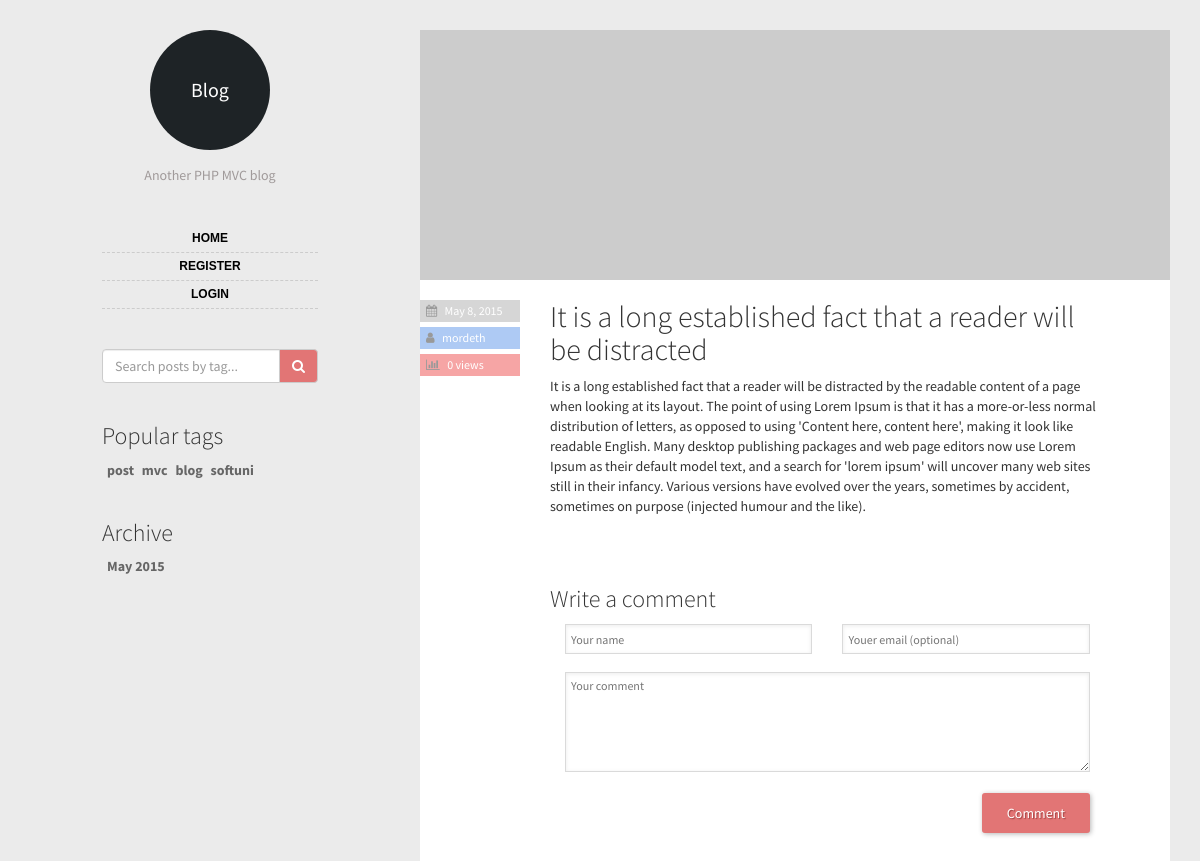
The app's page /index.php/posts/view/6, older data.
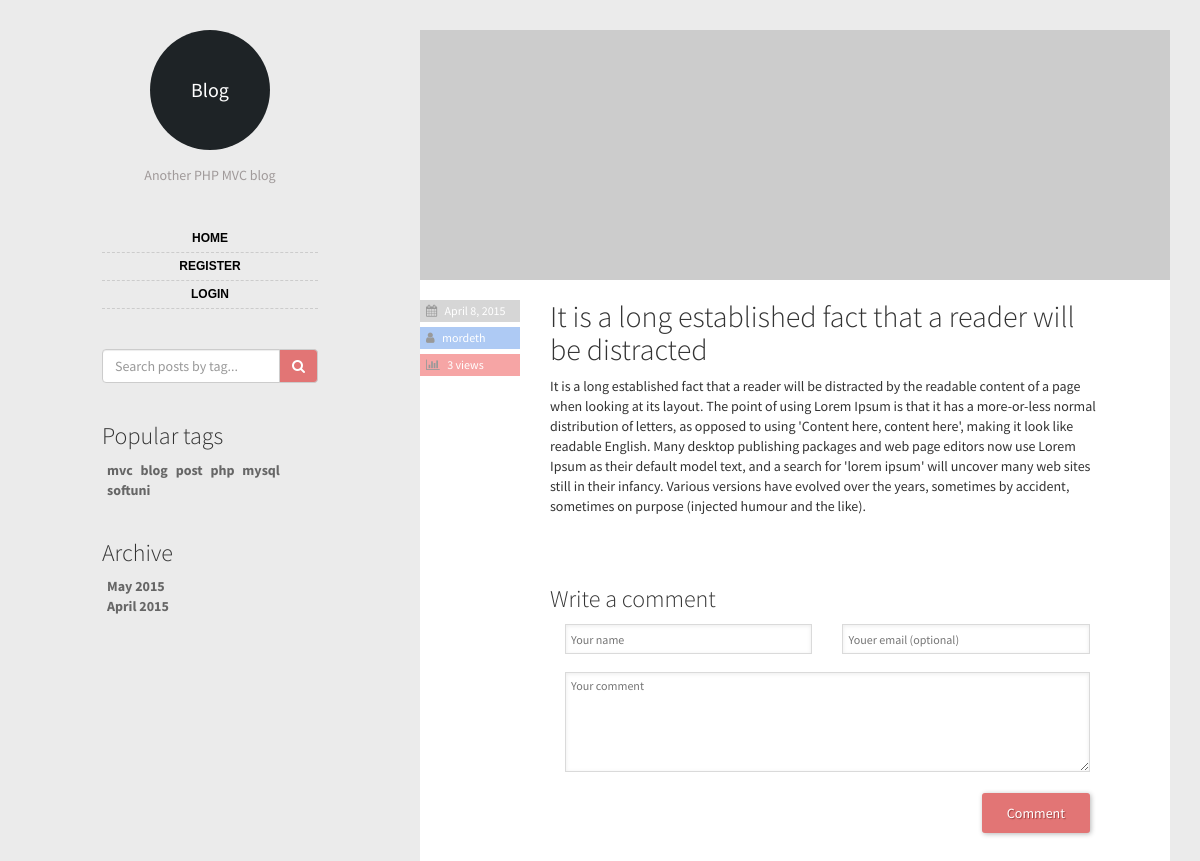
The same page, newer data.
### tables this page shows
CREATE TABLE IF NOT EXISTS `tags` (
`id` int(11) NOT NULL,
  `title` varchar(200) NOT NULL,
  `post_id` int(11) NOT NULL
);

CREATE TABLE IF NOT EXISTS `posts` (
`id` int(11) NOT NULL,
  `title` varchar(200) NOT NULL,
  `content` text NOT NULL,
  `date` timestamp NOT NULL DEFAULT CURRENT_TIMESTAMP,
  `author` int(11) NOT NULL,
  `views` int(11) NOT NULL
);

### includes/auth.class.php (called while the page is built, shortened)
<?php
class UserAuth {
	public static function get_instance() {
		static $instance = null;
		if ( null === $instance ) {
			$instance = new static();
		}
		return $instance;
	}
	public function get_user() {
		if ( isset( $_SESSION['user'] )  ) {
			return array(
					'user' => $_SESSION['user'],
					'user_id' => $_SESSION['user_id']
			);
		} else {
			return array();
		}
	}
}
?>

### controllers/MainController.php (called while the page is built, shortened)
<?php
class Main_Controller {
	protected $layout = 'posts.php';
	protected $views =  '/views/layouts/';
	public function __construct( $model = 'main', $views = '/views/posts/' ) {
		$this->views = $views;
		$user_auth = UserAuth::get_instance();
		$this->model = new $model_class( array( 'table' => 'none' ) );
		$this->popular_tags = $this->model->most_popular_tags();
		$this->archives = $this->model->getPostDates();
	}
	public function renderView() {
		include_once('views/layouts/header.php');
		include_once('views/layouts/sidebar.php');
		include_once ROOT_DIR . $this->views . $this->layout;
		include_once('views/layouts/footer.php');
	}
}
?>

### models/BaseModel.php (called while the page is built, shortened)
<?php
class Base_Model {
	protected $db;
	protected $table;
	public function __construct( $args = array() ) {
		$args = array_merge( array(
			'where' => '',
			'columns' => '*',
			'limit' => 0
		), $args );
		if(empty($table)) {
			$table = 'posts';
		}
		extract( $args );
		$this->table = $table;
		$instance = DB_class::get_instance();
		$this->db = $instance::get_db();
	}
	public function update( $model ) {
		$query = "UPDATE " . $this->table . " SET ";
		foreach( $model as $key => $value ) {
			if( $key === 'id' ) continue;
			$query .= "$key = '" . $this->db->real_escape_string( $value ) . "',";
		}
		$query = rtrim( $query, "," );
		$query .= " WHERE id = " . $model['id'];
		$this->db->query( $query );
		return $this->db->affected_rows;
	}
	public function find( $args = array() ) {
		$args = array_merge( array(
			'table' => $this->table,
			'where' => '',
			'columns' => '*',
			'limit' => 0
		), $args );
		extract( $args );
		$query = "select {$columns} from {$table}";
		if( ! empty( $where ) ) {
			$query .= ' where ' . $where;
		}
		$query .= ' order by `id` DESC';
		$results = $this->db->query( $query );
		$result = $this->handle_result( $results );
		return $result;
	}
	protected function handle_result( $result ) {
		$results = array();
		if( ! empty( $result ) && $result->num_rows > 0) {
			while($row = $result->fetch_assoc()) {
				$results[] = $row;
			}
		}
		return $results;
	}
	public function most_popular_tags() {
		$statement = $this->db->query("SELECT id, title, count(*) as cnt FROM tags GROUP BY  title ORDER BY cnt DESC LIMIT 10");
		return $statement->fetch_all();
	}
	public function list_post($id) {
		$id = $id[0];
		$post = $this->find(array( 'where' => 'id = "' .$id.'"' ));
		$author = $this->find( array( 'table' => 'users', 'where' => 'id = "' .$post[0]['author'].'"' ) );
		$post[0]['author_user'] = $author[0]['username'];
		$tags = $this->find( array( 'table' => 'tags', 'where' => 'post_id = "' .$id.'"' ) );
		$post[0]['tags'] = $tags;
		return $post;
	}
	public function getPostDates() {
        $dates = array();
		$statement = $this->db->query('SELECT MONTH(p.date) AS month, MONTHNAME(p.date) AS monthname, ' .
            'YEAR(p.date) AS year FROM posts p '.
            'GROUP BY CONCAT(YEAR(p.date), MONTH(p.date)) DESC');
		while ($date = $statement->fetch_assoc()) {
			$dates[] = $date;
		}
        return $dates;
    }
}

### includes/db.class.php (called while the page is built)
<?php
class DB_Class {
	private static $db;
	public function __construct() {
		$db = new mysqli(DB_HOST, DB_USER, DB_PASS, DB_NAME );
		self::$db = $db;
		self::$db->set_charset("utf8");
	}
	public static function get_instance() {
		static $instance = null;
		if( null === $instance ) {
			$instance = new static();
		}
		return $instance;
	}
	public static function get_db() {
		return self::$db;
	}
}

### controllers/PostsController.php (called while the page is built, shortened)
<?php
class Posts_Controller extends Main_Controller {
	public function __construct() {
		parent::__construct( 'posts', '/views/posts/' );
	}
	public function view($id) {
		$views_count = $this->model->find(array( 'columns' => 'views', 'where' => 'id = "' .$id[0].'"' ));
		$views_count = $views_count[0]['views'] + 1;
		$views = array(
			'id' => $id[0],
			'views' => $views_count
		);
		$this->model->update( $views );
		$this->post = $this->model->list_post($id);
		$this->renderView();
	}
}
?>

### views/posts/post.php (the view, shortened to what this page needs)
<?php
if(!empty($this->post)) {
	$post = $this->post[0];
?>
	<div class="post marginTop">
		<div class="postImage"><img src="http://lorempixel.com/700/250" alt="Image"></div>
		<div class="row">
			<div class="col-md-2">
				<div class="smallbox published"><i class="fa fa-calendar"></i> <?php echo date("F j, Y", strtotime($post['date'])); ?></div>
				<div class="smallbox author"><i class="fa fa-user"></i> <a href="<?php echo ROOT_URL; ?>posts/byauthor/<?php echo $post['author']; ?>"><?php echo $post['author_user']; ?></a></div>
				<div class="smallbox views"><i class="fa fa-bar-chart"></i> <?php echo $post['views']; ?> views</div>
			</div>
			<div class="col-md-9">
				<h2><?php echo $post['title']; ?></h2>
				<div class="postContent">
					<?php echo $post['content']; ?>
				</div>
				<div class="tags">
				</div>
			</div>
		</div>
		<div class="row comments">
			<div class="col-md-2"></div>
			<div class="col-md-9">
				<h3 class="marginTop">Write a comment</h3>
				<form method="POST">
					<?php if(!isset($_SESSION['user_id']) || empty($_SESSION['user_id'])): ?>
					<div class="col-md-6">
						<input type="text" name="name" placeholder="Your name">
					</div>
					<div class="col-md-6">
						<input type="email" name="email" placeholder="Youer email (optional)">
					</div>
					<?php endif; ?>
					<div class="col-md-12">
						<textarea name="text" placeholder="Your comment"></textarea>
					</div>
					<div class="col-md-12"><input type="submit" name="submit" value="Comment" class="button"></div>
				</form>
			</div>
		</div>
	</div>
<?php
}

### index.php (shortened to what this page needs)
<?php
$request_url = $_SERVER['REQUEST_URI'];
require_once('includes/db.class.php');
require_once('includes/auth.class.php');
include_once('controllers/MainController.php');
include_once('models/BaseModel.php');
$controller = 'Main';
$action = 'render';
$requestPath = parse_url($request_url, PHP_URL_PATH);
$requestPath = substr( $requestPath, strlen( ROOT_URL ) );
$requestParts = explode('/', $requestPath);
if (count($requestParts) >= 1 && $requestParts[0] != '') {
    $controller = strtolower($requestParts[0]);
}
if (count($requestParts) >= 2 && $requestParts[1] != '') {
    $action = $requestParts[1];
}
$params = [];
if (count($requestParts) >= 3) {
    $params = array_splice($requestParts, 2);
}
if ( isset( $controller ) && file_exists( 'controllers/' . ucfirst($controller) . 'Controller.php' ) ) {
	$instance = new $controller_class();
	if( method_exists( $instance, $action ) ) {
		call_user_func_array( array( $instance, $action ), array( $params ) );
	} else {
		call_user_func_array( array( $instance, 'index' ), array() );
	}
} else {
	$main = new Main_Controller();
	$main->render();
}
?>

### views/layouts/header.php (shortened to what this page needs)
<!DOCTYPE html>
<html lang="en">
<head>
    <link href="<?php echo ROOT_URL; ?>assets/css/bootstrap.min.css" rel="stylesheet">
    <link href="<?php echo ROOT_URL; ?>assets/css/bootstrap-tagsinput.css" rel="stylesheet">
    <link href="<?php echo ROOT_URL; ?>assets/css/style.css" rel="stylesheet">
	<link rel="stylesheet" href="//maxcdn.bootstrapcdn.com/font-awesome/4.3.0/css/font-awesome.min.css">
</head>
<body>
    <div class="container">

### views/layouts/sidebar.php (shortened to what this page needs)
<div class="row">
	<div class="col-md-4 sidebar">
		<div class="logo">Blog</div>
		<div class="description">Another PHP MVC blog</div>
		<ul class="nav">
			<li>
				<a href="<?php echo ROOT_URL; ?>">Home</a>
			</li>
			<?php if(empty($this->logged_in_user)) { ?>
			<li>
				<a href="<?php echo ROOT_URL; ?>user/register">Register</a>
			</li>
			<li>
				<a href="<?php echo ROOT_URL; ?>user/login">Login</a>
			</li>
			<?php } ?>
		</ul>
		<div class="search">
			<form class="input-group form-group" method="post" action="<?php echo ROOT_URL; ?>posts/search">
				<input type="text" class="form-control" placeholder="Search posts by tag..." name="search">
				<span class="input-group-btn">
					<button type="submit" class="btn btn-default button">
						<span class="fa fa-search" aria-hidden="true"></span>
					</button>
				</span>
			</form>
		</div>
		<div class="popular_tags">
			<?php if(!empty($this->popular_tags)): ?>
				<h3>Popular tags</h3>
				<ul>
				<?php foreach($this->popular_tags as $tag): ?>
					<?php if(!empty($tag[1])): ?>
						<li><a href="<?php echo ROOT_URL; ?>posts/bytag/<?php echo $tag[1]; ?>"><?php echo $tag[1]; ?></a></li>
					<?php endif; ?>
				<?php endforeach; ?>
				</ul>
			<?php endif; ?>
		</div>
		<div class="archive">
			<?php if(!empty($this->archives)): ?>
				<h3>Archive</h3>
				<ul>
				<?php foreach($this->archives as $archive): ?>
					<li><a href="<?php echo ROOT_URL; ?>posts/bydate/<?= $archive['year'] . '/' . $archive['month'] ?>"><?= $archive['monthname'] . ' ' . $archive['year'] ?></a></li>
				<?php endforeach; ?>
				</ul>
			<?php endif; ?>
		</div>
	</div>
	<div class="col-md-8">

### views/layouts/footer.php (shortened to what this page needs)
			</div>
		</div>
	</div>
</body>

### assets/css/style.css (style rules this page uses)
body { background: #ebebeb; font-family: Source sans pro, sans; }
.sidebar, .marginTop, .content { margin-top: 30px; }
h1, h2, h3 { font-weight: 300; }
.logo { width: 120px; height: 120px; background: #1e2326; color: #fff; border-radius: 50%; margin: 0px auto; text-align: center; line-height: 120px; font-size: 20px; }
.description { color: #a09a9a; text-align: center; font-size: 14px; padding-top: 15px; }
.post { background: #fff; margin-bottom: 30px; padding-bottom: 30px; }
.tags { padding-top: 10px; }
.postImage img { width: 100%; }
.postImage { max-height: 250px; overflow: hidden; }
.sidebar .nav { margin-top: 40px; }
.sidebar .nav li { background: none; text-align: center; }
.sidebar .nav li a { color: #000; font-weight: bold; text-transform: uppercase; font-size: 12px; padding: 0px; font-family: Arial; padding: 5px 0px; border-bottom: 1px dashed #ccc; margin: 0px auto; width: 60%; }
.published { margin-top: 20px; }
.smallbox { background: #d6d6d6; color: #fff; width: 100%; height: 22px; line-height: 22px; font-size: 12px; margin-bottom: 5px; }
.author { background: #aecaf4 }
.views { background: #f6a5a5 }
.smallbox a { color: #fff; }
.smallbox i { color: #999; margin-left: 6px; margin-right: 5px; }
.comments { margin-top: 30px; }
.content input[type="text"], .content input[type="email"], .content input[type="password"], .content textarea, .content select , .bootstrap-tagsinput, .comments input[type="text"], .comments input[type="email"], .comments input[type="password"], .comments textarea { border: 1px solid #DADADA; color: #888; height: 30px; margin-bottom: 16px; margin-right: 6px; margin-top: 2px; outline: 0 none; padding: 3px 3px 3px 5px; width: 100%; font-size: 12px; line-height:15px; box-shadow: inset 0px 1px 4px #ECECEC; -moz-box-shadow: inset 0px 1px 4px #ECECEC; -webkit-box-shadow: inset 0px 1px 4px #ECECEC; }
.content textarea, .comments textarea { padding: 5px 3px 3px 5px; }
.content textarea, .comments textarea { height:100px; }
.content .button, .comments .button { background: #E27575; border: none; padding: 10px 25px 10px 25px; color: #FFF; box-shadow: 1px 1px 5px #B6B6B6; border-radius: 3px; text-shadow: 1px 1px 1px #9E3F3F; cursor: pointer; float: right; }
.search, .popular_tags, .archive { width: 60%; margin: 0px auto; margin-top: 40px; }
.search .button { background: #E27575; color: #FFF; }
.popular_tags ul, .archive ul { padding: 0px; padding-left: 5px; }
.popular_tags li { list-style: none; display: inline-block; padding-right: 5px; }
.archive li { list-style: none; }
.popular_tags li a, .archive li a { color: #666; font-weight: bold; }

Row changes from the older to the newer data that the page shows:
shown differently, row unchanged: tags "post": moves down the list
added tags: title "php"
added tags: title "mysql"
changed posts "It is a long established fact that a reader will be distracted": date "May 8, 2015" → "April 8, 2015"; views "0" → "3"
Text that changed along with them:
new list line: "April 2015"
